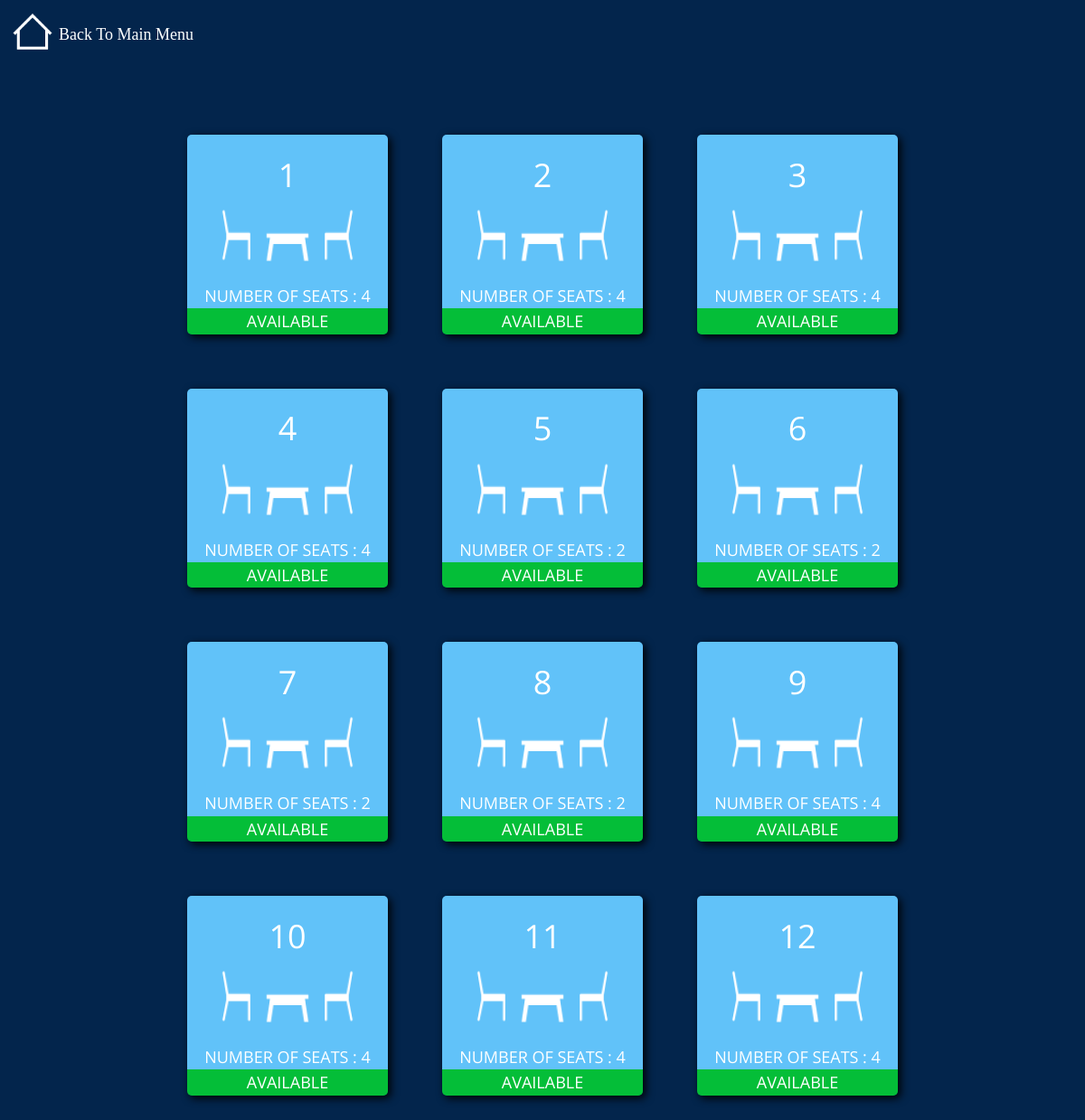
/tables.php, run on the app's committed database.
### tables this page shows
CREATE TABLE `meja` (
  `no_meja` int(2) NOT NULL,
  `jumlah_kursi` int(2) NOT NULL,
  `status_meja` varchar(25) NOT NULL,
  `lantai` int(2) NOT NULL
);

### tables.php (the view, shortened to what this page needs)
<?php
include_once("conn.php");
$select_query="SELECT * FROM meja";
$select_exec=$conn->query($select_query);
  ?>
<!DOCTYPE html>
<html lang="en">
  <head>
<link rel="stylesheet" href="styles.css" />
  </head>
  <body>
  <a href="#" class="home-anchor"><table>
        <tr>
            <td><img src="Data\Images\menu.png" alt="back to main menu"></td>
            <td>Back To Main Menu</td>
        </tr>
    </table></a>
    <?php
    echo "<div class='container'>";
    while($table = $select_exec->fetch(PDO::FETCH_ASSOC)){
      $table_info="";
        if($table["status_meja"]==0){
            $status_meja="AVAILABLE";
            $table_info="AVAILABLE";
            $img_url="Data\Images\meja_available.png";
            $btn_img="Data\Images\Dine.png";
            $btn_alt="Dine In";
            $btn_url="dinein.php";
        }
        echo "
        <div class='table-content'>
          <div class='table-num'>$table[no_meja]</div>
          <div class='table-image'>
            <img
            src=$img_url
            alt='meja_$status_meja'
            class='table-img'
          /></div>
            <div class='table-capacity table-capacity-$status_meja'>NUMBER OF SEATS : $table[jumlah_kursi]</div>
            <div class='table-status table-status-$status_meja'>
            $table_info
            </div>
            <div class='table-btn'>
              <a href=$btn_url?table_id=$table[no_meja]><img src=$btn_img alt=$btn_alt /></a>
            </div>";
          echo"</div>";
    }echo "</div>";
    ?>
  </body>
</html>

### styles.css (style rules this page uses)
body { background-color: #03254c; }
.home-anchor { text-decoration: none; width: auto; margin: auto; }
.container { margin: 50px; display: flex; flex-wrap: wrap; justify-content: center; align-items: center; }
.table-content { position: relative; margin: 30px; font-family: 'Open Sans', sans-serif; text-align: center; align-items: center; align-content: center; border: 0; border-radius: 5px; box-shadow: 3px 3px 10px black; }
.table-capacity, .table-status, .reserve_details, .home-anchor { font-size: 18px; color: white; }
.table-num { font-size: 36px; color: white; position: absolute; width: 98%; height: 40%; top: 0; left: 1%; display: flex; justify-content: center; align-items: center; flex-direction: column; }
.table-capacity { padding: 0 1% 1% 1%; }
.table-capacity-AVAILABLE { background-color: #61C2F9;; }
.table-status { border-radius: 0 0 5px 5px; padding: 1% 0; }
.table-status-AVAILABLE { background-color: #04BE38; }
.table-image { height: 166px }

### data on the page
meja: no_meja "1", jumlah_kursi "4", status_meja "AVAILABLE"
meja: no_meja "2", jumlah_kursi "4", status_meja "AVAILABLE"
meja: no_meja "3", jumlah_kursi "4", status_meja "AVAILABLE"
meja: no_meja "4", jumlah_kursi "4", status_meja "AVAILABLE"
meja: no_meja "5", jumlah_kursi "2", status_meja "AVAILABLE"
meja: no_meja "6", jumlah_kursi "2", status_meja "AVAILABLE"
meja: no_meja "7", jumlah_kursi "2", status_meja "AVAILABLE"
meja: no_meja "8", jumlah_kursi "2", status_meja "AVAILABLE"
meja: no_meja "9", jumlah_kursi "4", status_meja "AVAILABLE"
meja: no_meja "10", jumlah_kursi "4", status_meja "AVAILABLE"
meja: no_meja "11", jumlah_kursi "4", status_meja "AVAILABLE"
meja: no_meja "12", jumlah_kursi "4", status_meja "AVAILABLE"
